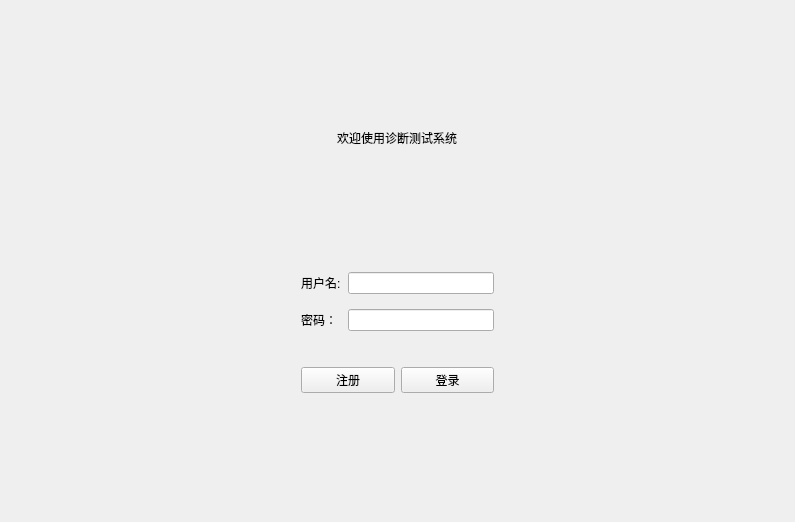
<?xml version="1.0" encoding="UTF-8"?>
<ui version="4.0">
 <class>LoginView</class>
 <widget class="QWidget" name="LoginView">
  <property name="geometry">
   <rect>
    <x>0</x>
    <y>0</y>
    <width>795</width>
    <height>522</height>
   </rect>
  </property>
  <property name="windowTitle">
   <string>登录</string>
  </property>
  <layout class="QVBoxLayout" name="verticalLayout">
   <item>
    <spacer name="verticalSpacer_2">
     <property name="orientation">
      <enum>Qt::Orientation::Vertical</enum>
     </property>
     <property name="sizeHint" stdset="0">
      <size>
       <width>20</width>
       <height>39</height>
      </size>
     </property>
    </spacer>
   </item>
   <item alignment="Qt::AlignmentFlag::AlignHCenter">
    <widget class="QLabel" name="label_3">
     <property name="styleSheet">
      <string notr="true">font: 14pt &quot;Microsoft YaHei UI&quot;;</string>
     </property>
     <property name="text">
      <string>欢迎使用诊断测试系统</string>
     </property>
    </widget>
   </item>
   <item>
    <spacer name="verticalSpacer">
     <property name="orientation">
      <enum>Qt::Orientation::Vertical</enum>
     </property>
     <property name="sizeHint" stdset="0">
      <size>
       <width>20</width>
       <height>38</height>
      </size>
     </property>
    </spacer>
   </item>
   <item>
    <layout class="QFormLayout" name="formLayout">
     <property name="horizontalSpacing">
      <number>7</number>
     </property>
     <property name="verticalSpacing">
      <number>15</number>
     </property>
     <property name="leftMargin">
      <number>290</number>
     </property>
     <property name="rightMargin">
      <number>290</number>
     </property>
     <property name="bottomMargin">
      <number>30</number>
     </property>
     <item row="0" column="0">
      <widget class="QLabel" name="label">
       <property name="text">
        <string>用户名:</string>
       </property>
      </widget>
     </item>
     <item row="0" column="1">
      <widget class="QLineEdit" name="inputUserName"/>
     </item>
     <item row="1" column="0">
      <widget class="QLabel" name="label_2">
       <property name="text">
        <string>密码：</string>
       </property>
      </widget>
     </item>
     <item row="1" column="1">
      <widget class="QLineEdit" name="inputUserPassword"/>
     </item>
    </layout>
   </item>
   <item>
    <layout class="QHBoxLayout" name="horizontalLayout">
     <property name="leftMargin">
      <number>290</number>
     </property>
     <property name="rightMargin">
      <number>290</number>
     </property>
     <item>
      <widget class="QPushButton" name="btSiginUp">
       <property name="text">
        <string>注册</string>
       </property>
      </widget>
     </item>
     <item>
      <widget class="QPushButton" name="btSignIn">
       <property name="text">
        <string>登录</string>
       </property>
      </widget>
     </item>
    </layout>
   </item>
   <item>
    <spacer name="verticalSpacer_3">
     <property name="orientation">
      <enum>Qt::Orientation::Vertical</enum>
     </property>
     <property name="sizeHint" stdset="0">
      <size>
       <width>20</width>
       <height>39</height>
      </size>
     </property>
    </spacer>
   </item>
  </layout>
 </widget>
 <resources/>
 <connections/>
</ui>
